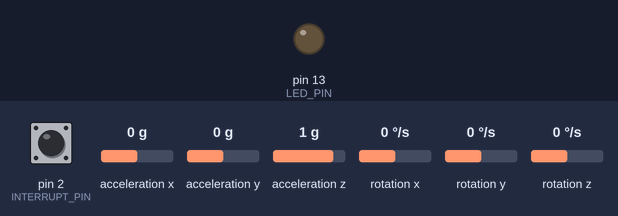
A sketch run on a simulated Arduino Uno, built with avr-gcc and run on an emulated ATmega328P. On the bench: output pins drawn as LEDs (lit = HIGH). Dashed ring = blinking. Inputs (shaded band) come from the test bench; at power-on: pin 2 (INTERRUPT_PIN) LOW, acceleration x 0 g, acceleration y 0 g, acceleration z 1 g, rotation x 0 °/s, rotation y 0 °/s, rotation z 0 °/s. The sensor or clock chip raises its interrupt line as the real part does; what the sketch prints to the serial monitor is not drawn.

Above: at 0.1 s.
At 0.69 s:
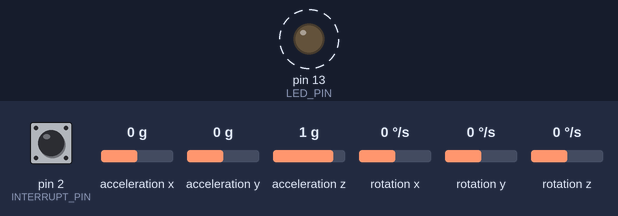
Timing chart, 0 to 3.5 s (numbered marks = the images above):
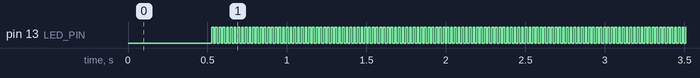

The sketch:

picard.ino
```cpp
#include <stdlib.h>
#include "I2Cdev.h"
#include <SoftwareSerial.h>

#include "MPU6050_6Axis_MotionApps20.h"

#if I2CDEV_IMPLEMENTATION == I2CDEV_ARDUINO_WIRE
    #include "Wire.h"
#endif

MPU6050 mpu;

#define OUTPUT_PICARD
#define INTERRUPT_PIN 2  // use pin 2 on Arduino Uno
#define LED_PIN 13 // Arduino is 13
bool blinkState = false;

// MPU control / status vars
bool dmpReady = false;  // set true if DMP init was successful
uint8_t mpuIntStatus;   // holds actual interrupt status byte from MPU
uint8_t devStatus;      // return status after each device operation (0 = success, !0 = error)
uint16_t packetSize;    // expected DMP packet size (default is 42 bytes)
uint16_t fifoCount;     // count of all bytes currently in FIFO
uint8_t fifoBuffer[64]; // FIFO storage buffer

// orientation/motion vars
Quaternion q;           // [w, x, y, z]         quaternion container
VectorInt16 aa;         // [x, y, z]            accel sensor measurements
VectorInt16 aaReal;     // [x, y, z]            gravity-free accel sensor measurements
VectorInt16 aaWorld;    // [x, y, z]            world-frame accel sensor measurements
VectorFloat gravity;    // [x, y, z]            gravity vector
float euler[3];         // [psi, theta, phi]    Euler angle container
float ypr[3];           // [yaw, pitch, roll]   yaw/pitch/roll container and gravity vector

// packet structure for InvenSense teapot demo
uint8_t teapotPacket[14] = { '$', 0x02, 0,0, 0,0, 0,0, 0,0, 0x00, 0x00, '\r', '\n' };


// indicates whether MPU interrupt pin has gone high
volatile bool mpuInterrupt = false;
void dmpDataReady() {
    mpuInterrupt = true;
}

// ================================================================
// =                        INITIAL SETUP                         =
// ================================================================
int bluetoothTx = 4;  // TX-O pin of bluetooth mate, Arduino D4
int bluetoothRx = 5;  // RX-I pin of bluetooth mate, Arduino D5

#define FADE_OUT_SPEED 0.01

// Random seed output
int seed = 10;
// Changes in rotational velocity
float angleDeltas = 0;
// Detection of shake gesture
float shakeVal = 0;
// Saves previous recorded angles
float euler_prev[] = {0, 0, 0};

SoftwareSerial bluetooth(bluetoothTx, bluetoothRx);

#define SERIAL_OUT Serial

void setup() {
    // join I2C bus (I2Cdev library doesn't do this automatically)
    #if I2CDEV_IMPLEMENTATION == I2CDEV_ARDUINO_WIRE
        Wire.begin();
        Wire.setClock(400000); // 400kHz I2C clock. Comment this line if having compilation difficulties
    #elif I2CDEV_IMPLEMENTATION == I2CDEV_BUILTIN_FASTWIRE
        Fastwire::setup(400, true);
    #endif

    SERIAL_OUT.begin(115200); // initialize serial communication
    bluetooth.begin(115200); // Start bluetooth serial at 115200 baud

    // initialize device
    SERIAL_OUT.println(F("Initializing I2C devices..."));
    mpu.initialize();
    pinMode(INTERRUPT_PIN, INPUT);

    // verify connection
    SERIAL_OUT.println(F("Testing device connections..."));
    SERIAL_OUT.println(mpu.testConnection() ? F("MPU6050 connection successful") : F("MPU6050 connection failed"));

    // load and configure the DMP
    SERIAL_OUT.println(F("Initializing DMP..."));
    devStatus = mpu.dmpInitialize();

    // Gyro offsets, scaled for min sensitivity
    mpu.setXGyroOffset(220);
    mpu.setYGyroOffset(76);
    mpu.setZGyroOffset(-85);
    mpu.setZAccelOffset(1788);

    // make sure it worked (returns 0 if so)
    if (devStatus == 0) {
        // turn on the DMP, now that it's ready
        SERIAL_OUT.println(F("Enabling DMP..."));
        mpu.setDMPEnabled(true);

        // enable Arduino interrupt detection
        SERIAL_OUT.println(F("Enabling interrupt detection (Arduino external interrupt 0)..."));
        attachInterrupt(digitalPinToInterrupt(INTERRUPT_PIN), dmpDataReady, RISING);
        mpuIntStatus = mpu.getIntStatus();

        // set our DMP Ready flag so the main loop() function knows it's okay to use it
        SERIAL_OUT.println(F("DMP ready! Waiting for first interrupt..."));
        dmpReady = true;

        // get expected DMP packet size for later comparison
        packetSize = mpu.dmpGetFIFOPacketSize();
    } else {
        // ERROR!
        // 1 = initial memory load failed
        // 2 = DMP configuration updates failed
        // (if it's going to break, usually the code will be 1)
        SERIAL_OUT.print(F("DMP Initialization failed (code "));
        SERIAL_OUT.print(devStatus);
        SERIAL_OUT.println(F(")"));
    }

    // configure LED for output
    pinMode(LED_PIN, OUTPUT);
}


// ================================================================
// =                      MAIN PROGRAM LOOP                       =
// ================================================================

void loop() {
    // if programming failed, don't try to do anything
    if (!dmpReady) return;

    // wait for MPU interrupt or extra packet(s) available
    while (!mpuInterrupt && fifoCount < packetSize) {}

    // reset interrupt flag and get INT_STATUS byte
    mpuInterrupt = false;
    mpuIntStatus = mpu.getIntStatus();

    // get current FIFO count
    fifoCount = mpu.getFIFOCount();

    // check for overflow
    if ((mpuIntStatus & 0x10) || fifoCount == 1024) {
        // reset so we can continue cleanly
        mpu.resetFIFO();
        SERIAL_OUT.println(F("FIFO overflow!"));

    // otherwise, check for DMP data ready interrupt
    } else if (mpuIntStatus & 0x02) {
        // wait for correct available data length
        while (fifoCount < packetSize) fifoCount = mpu.getFIFOCount();

        // read a packet from FIFO
        mpu.getFIFOBytes(fifoBuffer, packetSize);

        // track FIFO count here in case there is > 1 packet available
        fifoCount -= packetSize;

        #ifdef OUTPUT_PICARD
            // display Euler angles in degrees
            mpu.dmpGetQuaternion(&q, fifoBuffer);
            mpu.dmpGetEuler(euler, &q);
            mpu.dmpGetAccel(&aa, fifoBuffer);
            mpu.dmpGetGravity(&gravity, &q);
            mpu.dmpGetLinearAccel(&aaReal, &aa, &gravity);

            float currDelta;
            for (int i = 0; i < 3; i++) {
              currDelta = fabs(euler[i] - euler_prev[i]);
              if (currDelta > M_PI) {
                currDelta = fabs(currDelta - 2*M_PI);
              }
              angleDeltas += currDelta*currDelta*5;

              euler_prev[i] = euler[i];
            }

            if (abs(aaReal.x) + abs(aaReal.y) + abs(aaReal.z) > 15000) {
              shakeVal = 1;
              angleDeltas = 1;
              seed += 1;
            }

            shakeVal -= FADE_OUT_SPEED;
            angleDeltas -= FADE_OUT_SPEED;

            if (angleDeltas < 0)
              angleDeltas = 0;
            if (angleDeltas > 1)
              angleDeltas = 1;

            if (shakeVal < 0)
              shakeVal = 0;
            if (shakeVal > 1)
              shakeVal = 1;

            SERIAL_OUT.print(euler[0]);
            SERIAL_OUT.print("\t");
            SERIAL_OUT.print(euler[1]);
            SERIAL_OUT.print("\t");
            SERIAL_OUT.print(euler[2]);
            SERIAL_OUT.print("\t");
            SERIAL_OUT.print(shakeVal);
            SERIAL_OUT.print("\t");
            SERIAL_OUT.print(angleDeltas);
            SERIAL_OUT.print("\t");
            SERIAL_OUT.println(seed);

        #endif

        // blink LED to indicate activity
        blinkState = !blinkState;
        digitalWrite(LED_PIN, blinkState);
    }
}
```

Measured:
- by itself, pin 13 (LED_PIN): alternates HIGH for 0.01 s and LOW for 0.01 s
